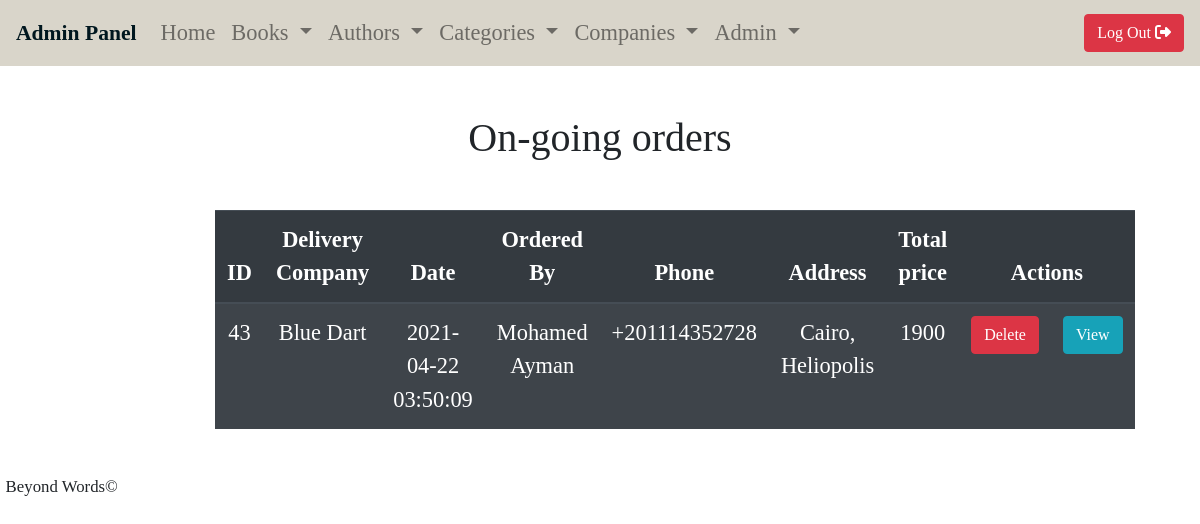
Page /assets/admin/order/orders.php (signed in) on the committed database.
### tables this page shows
CREATE TABLE `orders` (
  `orderID` int(11) NOT NULL,
  `deliveryCompany` int(11) NOT NULL,
  `date` varchar(255) NOT NULL,
  `userID` int(11) NOT NULL,
  `address` varchar(1000) NOT NULL,
  `total` int(11) NOT NULL
);

CREATE TABLE `deliverycompanies` (
  `id` int(11) NOT NULL,
  `companyName` varchar(255) NOT NULL
);

CREATE TABLE `users` (
  `id` int(11) NOT NULL,
  `userName` varchar(255) NOT NULL,
  `age` int(11) NOT NULL,
  `phone` int(11) NOT NULL,
  `altPhone` int(11) DEFAULT NULL,
  `address` varchar(255) NOT NULL,
  `altAddress` varchar(255) NOT NULL,
  `email` varchar(255) NOT NULL,
  `password` varchar(255) NOT NULL
);

### assets/admin/order/orders.php (the view, shortened to what this page needs)
<?php
include("/xampp/htdocs/BeyondWords/assets/generalPHP/configureDB.php");
$select      = "SELECT * FROM `orders` LEFT JOIN `deliverycompanies` ON orders.deliveryCompany = deliverycompanies.id LEFT JOIN `users` ON orders.userID = users.id";
$selectQuery = mysqli_query($connect, $select);
include("/xampp/htdocs/BeyondWords/assets/admin/shared/adminHeader.php");
include("/xampp/htdocs/BeyondWords/assets/admin/shared/adminNav.php");
?>
<div class="container mt-5 col-8">
  <h1 class="text-center mb-5">On-going orders</h1>
  <table class="table table-striped table-dark">
    <thead>
      <tr>
        <th class="text-center">ID</th>
        <th class="text-center">Delivery Company</th>
        <th class="text-center">Date</th>
        <th class="text-center">Ordered By</th>
        <th class="text-center">Phone</th>
        <th class="text-center">Address</th>
        <th class="text-center">Total price</th>
        <th colspan="2" class="text-center">Actions</th>
      </tr>
    </thead>
    <tbody>
      <?php foreach($selectQuery as $selected){ ?>
      <tr>
        <td class="text-center">
          <?php echo $selected["orderID"]; ?>
        </td>
        <td class="text-center">
          <?php echo $selected["companyName"]; ?>
        </td>
        <td class="text-center">
          <?php echo $selected["date"]; ?>
        </td>
        <td class="text-center">
          <?php echo $selected["userName"]; ?>
        </td>
        <td class="text-center">
          +20<?php echo $selected["phone"]; ?>
        </td>
        <td class="text-center">
          <?php echo $selected["address"]; ?>
        </td>
        <td class="text-center">
          <?php echo $selected["total"]; ?>
        </td>
        <td class="text-center"><a name="delete" href="/BeyondWords/assets/admin/order/orders.php?delete=<?php echo$selected["orderID"]; ?>"class="btn btn-danger" onclick="return confirm('Would you like to delete order number &rdquo;<?php echo $selected['id']; ?>&rdquo; by <?php echo $selected['userName']; ?>? (This action cannot be reversed)')">Delete</a></td>
        <td class="text-center"><a name="view" href="/BeyondWords/assets/admin/order/viewOrder.php?view=<?php echo$selected["orderID"]; ?>" class="btn btn-info">View</a></td>
      </tr>
      <?php } ?>
    </tbody>
  </table>
</div>
<?php
include("/xampp/htdocs/BeyondWords/assets/shared/footer.php");
?>

### assets/style/style.css (style rules this page uses)
html, body { min-height: 100%; height: 100%; }
body { font-family: 'Dancing Script', cursive; font-size: 1.4rem; }

### rows in the picture
orders: orderID "43", deliveryCompany.companyName "Blue Dart", date "2021-04-22 03:50:09", userID.userName "Mohamed Ayman", userID.phone "1114352728", userID.address "Cairo, Heliopolis", total "1900"
